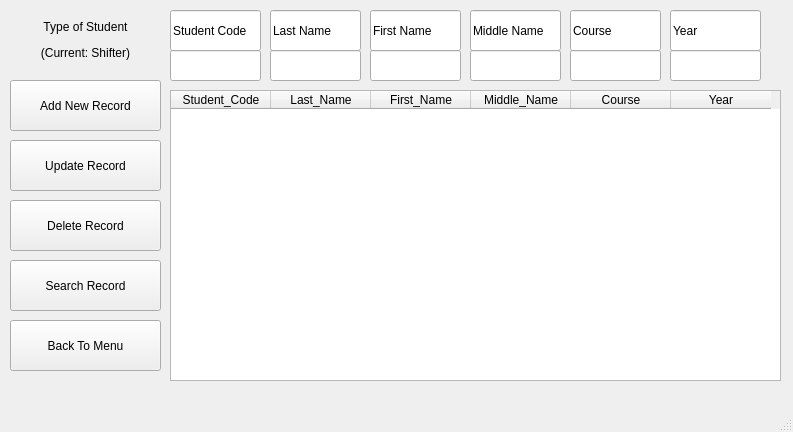
<?xml version="1.0" encoding="UTF-8"?>
<ui version="4.0">
 <class>MainWindow</class>
 <widget class="QMainWindow" name="MainWindow">
  <property name="geometry">
   <rect>
    <x>0</x>
    <y>0</y>
    <width>793</width>
    <height>432</height>
   </rect>
  </property>
  <property name="windowTitle">
   <string>MainWindow</string>
  </property>
  <widget class="QWidget" name="centralwidget">
   <widget class="QLabel" name="label">
    <property name="geometry">
     <rect>
      <x>10</x>
      <y>20</y>
      <width>151</width>
      <height>41</height>
     </rect>
    </property>
    <property name="text">
     <string>&lt;html&gt;&lt;head/&gt;&lt;body&gt;&lt;p align=&quot;center&quot;&gt;Type of Student&lt;/p&gt;&lt;p align=&quot;center&quot;&gt;(Current: Shifter)&lt;/p&gt;&lt;/body&gt;&lt;/html&gt;</string>
    </property>
   </widget>
   <widget class="QPushButton" name="pushButton_8">
    <property name="geometry">
     <rect>
      <x>10</x>
      <y>200</y>
      <width>151</width>
      <height>51</height>
     </rect>
    </property>
    <property name="text">
     <string>Delete Record</string>
    </property>
   </widget>
   <widget class="QPushButton" name="pushButton_11">
    <property name="geometry">
     <rect>
      <x>10</x>
      <y>320</y>
      <width>151</width>
      <height>51</height>
     </rect>
    </property>
    <property name="text">
     <string>Back To Menu</string>
    </property>
   </widget>
   <widget class="QPushButton" name="pushButton_10">
    <property name="geometry">
     <rect>
      <x>10</x>
      <y>260</y>
      <width>151</width>
      <height>51</height>
     </rect>
    </property>
    <property name="text">
     <string>Search Record</string>
    </property>
   </widget>
   <widget class="QPushButton" name="pushButton_7">
    <property name="geometry">
     <rect>
      <x>10</x>
      <y>80</y>
      <width>151</width>
      <height>51</height>
     </rect>
    </property>
    <property name="text">
     <string>Add New Record</string>
    </property>
   </widget>
   <widget class="QLineEdit" name="admissionlineEdit_8">
    <property name="geometry">
     <rect>
      <x>570</x>
      <y>10</y>
      <width>91</width>
      <height>41</height>
     </rect>
    </property>
    <property name="text">
     <string>Course</string>
    </property>
   </widget>
   <widget class="QLineEdit" name="admissionlineEdit_4">
    <property name="geometry">
     <rect>
      <x>570</x>
      <y>50</y>
      <width>91</width>
      <height>31</height>
     </rect>
    </property>
    <property name="text">
     <string/>
    </property>
   </widget>
   <widget class="QLineEdit" name="admissionlineEdit_12">
    <property name="geometry">
     <rect>
      <x>170</x>
      <y>10</y>
      <width>91</width>
      <height>41</height>
     </rect>
    </property>
    <property name="text">
     <string>Student Code</string>
    </property>
   </widget>
   <widget class="QLineEdit" name="admissionlineEdit_13">
    <property name="geometry">
     <rect>
      <x>670</x>
      <y>10</y>
      <width>91</width>
      <height>41</height>
     </rect>
    </property>
    <property name="text">
     <string>Year</string>
    </property>
   </widget>
   <widget class="QLineEdit" name="admissionlineEdit_6">
    <property name="geometry">
     <rect>
      <x>470</x>
      <y>50</y>
      <width>91</width>
      <height>31</height>
     </rect>
    </property>
    <property name="text">
     <string/>
    </property>
   </widget>
   <widget class="QLineEdit" name="admissionlineEdit_10">
    <property name="geometry">
     <rect>
      <x>270</x>
      <y>10</y>
      <width>91</width>
      <height>41</height>
     </rect>
    </property>
    <property name="text">
     <string>Last Name</string>
    </property>
   </widget>
   <widget class="QTableWidget" name="tableWidget">
    <property name="geometry">
     <rect>
      <x>170</x>
      <y>90</y>
      <width>611</width>
      <height>291</height>
     </rect>
    </property>
    <column>
     <property name="text">
      <string>Student_Code</string>
     </property>
    </column>
    <column>
     <property name="text">
      <string>Last_Name</string>
     </property>
    </column>
    <column>
     <property name="text">
      <string>First_Name</string>
     </property>
    </column>
    <column>
     <property name="text">
      <string>Middle_Name</string>
     </property>
    </column>
    <column>
     <property name="text">
      <string>Course</string>
     </property>
    </column>
    <column>
     <property name="text">
      <string>Year</string>
     </property>
    </column>
   </widget>
   <widget class="QLineEdit" name="admissionlineEdit_2">
    <property name="geometry">
     <rect>
      <x>270</x>
      <y>50</y>
      <width>91</width>
      <height>31</height>
     </rect>
    </property>
    <property name="text">
     <string/>
    </property>
   </widget>
   <widget class="QLineEdit" name="admissionlineEdit_3">
    <property name="geometry">
     <rect>
      <x>370</x>
      <y>50</y>
      <width>91</width>
      <height>31</height>
     </rect>
    </property>
    <property name="text">
     <string/>
    </property>
   </widget>
   <widget class="QLineEdit" name="admissionlineEdit">
    <property name="geometry">
     <rect>
      <x>170</x>
      <y>50</y>
      <width>91</width>
      <height>31</height>
     </rect>
    </property>
    <property name="text">
     <string/>
    </property>
   </widget>
   <widget class="QLineEdit" name="admissionlineEdit_5">
    <property name="geometry">
     <rect>
      <x>670</x>
      <y>50</y>
      <width>91</width>
      <height>31</height>
     </rect>
    </property>
    <property name="text">
     <string/>
    </property>
   </widget>
   <widget class="QLineEdit" name="admissionlineEdit_11">
    <property name="geometry">
     <rect>
      <x>370</x>
      <y>10</y>
      <width>91</width>
      <height>41</height>
     </rect>
    </property>
    <property name="text">
     <string>First Name</string>
    </property>
   </widget>
   <widget class="QLineEdit" name="admissionlineEdit_9">
    <property name="geometry">
     <rect>
      <x>470</x>
      <y>10</y>
      <width>91</width>
      <height>41</height>
     </rect>
    </property>
    <property name="text">
     <string>Middle Name</string>
    </property>
   </widget>
   <widget class="QPushButton" name="pushButton_12">
    <property name="geometry">
     <rect>
      <x>10</x>
      <y>140</y>
      <width>151</width>
      <height>51</height>
     </rect>
    </property>
    <property name="text">
     <string>Update Record</string>
    </property>
   </widget>
  </widget>
  <widget class="QMenuBar" name="menubar">
   <property name="geometry">
    <rect>
     <x>0</x>
     <y>0</y>
     <width>793</width>
     <height>22</height>
    </rect>
   </property>
  </widget>
  <widget class="QStatusBar" name="statusbar"/>
 </widget>
 <resources/>
 <connections/>
</ui>
